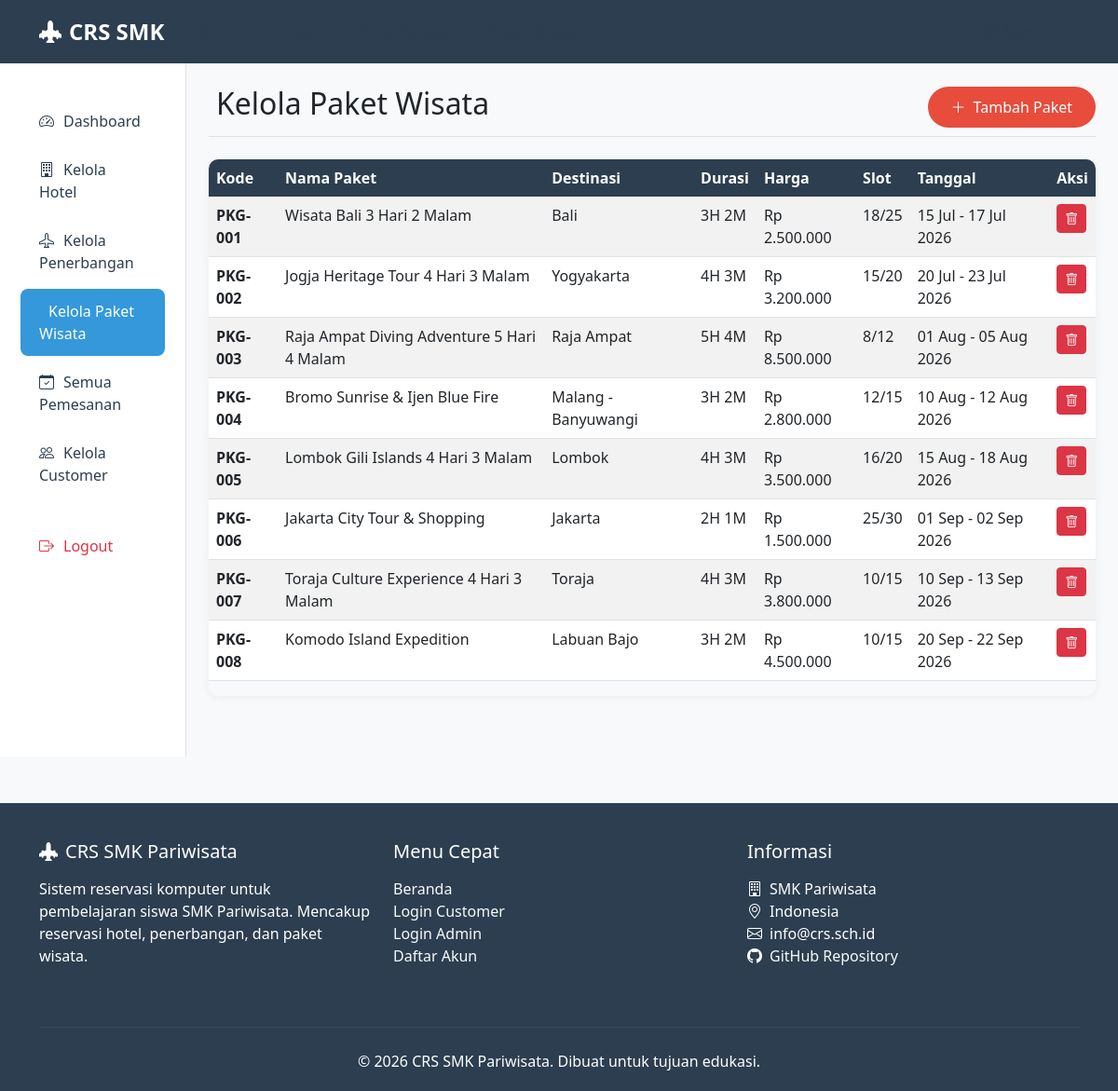
The page /admin/packages.php (signed in) on the database its author committed.
### tables this page shows
CREATE TABLE tour_packages (
    id INT AUTO_INCREMENT PRIMARY KEY,
    package_code VARCHAR(20) NOT NULL UNIQUE,
    name VARCHAR(100) NOT NULL,
    description TEXT,
    destination VARCHAR(100) NOT NULL,
    duration_days INT NOT NULL,
    duration_nights INT NOT NULL,
    itinerary TEXT,
    inclusions TEXT,
    exclusions TEXT,
    price_per_person DECIMAL(12,2) NOT NULL,
    max_participants INT DEFAULT 20,
    available_slots INT DEFAULT 20,
    start_date DATE,
    end_date DATE,
    meeting_point VARCHAR(255),
    guide_name VARCHAR(100),
    guide_phone VARCHAR(20),
    image_url VARCHAR(255),
    category ENUM('family', 'adventure', 'honeymoon', 'cultural', 'nature', 'educational') DEFAULT 'cultural',
    is_active TINYINT(1) DEFAULT 1,
    created_at TIMESTAMP DEFAULT CURRENT_TIMESTAMP,
    updated_at TIMESTAMP DEFAULT CURRENT_TIMESTAMP ON UPDATE CURRENT_TIMESTAMP
);

### includes/db_connect.php (called while the page is built, shortened)
<?php
function formatRupiah($amount) {
    return 'Rp ' . number_format($amount, 0, ',', '.');
}
?>

### admin/packages.php (the view, shortened to what this page needs)
<?php
require_once '../includes/db_connect.php';
require_once '../includes/header.php';
$packages = $conn->query("SELECT * FROM tour_packages ORDER BY created_at DESC");
?>
<div class="container-fluid">
    <div class="row">
        <nav class="col-md-2 d-none d-md-block sidebar">
            <div class="position-sticky pt-3">
                <ul class="nav flex-column">
                    <li class="nav-item"><a class="nav-link" href="index.php"><i class="bi bi-speedometer2"></i>Dashboard</a></li>
                    <li class="nav-item"><a class="nav-link" href="hotels.php"><i class="bi bi-building"></i>Kelola Hotel</a></li>
                    <li class="nav-item"><a class="nav-link" href="flights.php"><i class="bi bi-airplane"></i>Kelola Penerbangan</a></li>
                    <li class="nav-item"><a class="nav-link active" href="packages.php"><i class="bi bi-suitcase-lg"></i>Kelola Paket Wisata</a></li>
                    <li class="nav-item"><a class="nav-link" href="bookings.php"><i class="bi bi-calendar-check"></i>Semua Pemesanan</a></li>
                    <li class="nav-item"><a class="nav-link" href="customers.php"><i class="bi bi-people"></i>Kelola Customer</a></li>
                    <li class="nav-item mt-4"><a class="nav-link text-danger" href="logout.php"><i class="bi bi-box-arrow-right"></i>Logout</a></li>
                </ul>
            </div>
        </nav>
        <main class="col-md-10 ms-sm-auto px-md-4 py-4">
            <div class="d-flex justify-content-between flex-wrap flex-md-nowrap align-items-center pb-2 mb-4 border-bottom">
                <h1 class="h2"><i class="bi bi-suitcase-lg me-2"></i>Kelola Paket Wisata</h1>
                <button class="btn btn-custom" data-bs-toggle="modal" data-bs-target="#addPackageModal">
                    <i class="bi bi-plus-lg me-2"></i>Tambah Paket
                </button>
            </div>
            <div class="table-responsive">
                <table class="table table-striped table-hover">
                    <thead>
                        <tr>
                            <th>Kode</th>
                            <th>Nama Paket</th>
                            <th>Destinasi</th>
                            <th>Durasi</th>
                            <th>Harga</th>
                            <th>Slot</th>
                            <th>Tanggal</th>
                            <th>Aksi</th>
                        </tr>
                    </thead>
                    <tbody>
                        <?php while($package = $packages->fetch_assoc()): ?>
                        <tr>
                            <td><strong><?php echo $package['package_code']; ?></strong></td>
                            <td><?php echo $package['name']; ?></td>
                            <td><?php echo $package['destination']; ?></td>
                            <td><?php echo $package['duration_days']; ?>H <?php echo $package['duration_nights']; ?>M</td>
                            <td><?php echo formatRupiah($package['price_per_person']); ?></td>
                            <td><?php echo $package['available_slots']; ?>/<?php echo $package['max_participants']; ?></td>
                            <td><?php echo date('d M', strtotime($package['start_date'])); ?> - <?php echo date('d M Y', strtotime($package['end_date'])); ?></td>
                            <td>
                                <form method="POST" action="" class="d-inline" onsubmit="return confirm('Yakin ingin menghapus?');">
                                    <button type="submit" name="delete_package" class="btn btn-sm btn-danger">
                                        <i class="bi bi-trash"></i>
                                    </button>
                                </form>
                            </td>
                        </tr>
                        <?php endwhile; ?>
                    </tbody>
                </table>
            </div>
        </main>
    </div>
</div>
<?php require_once '../includes/footer.php'; ?>

### assets/css/style.css (style rules this page uses)
:root { --primary-color: #2c3e50; --secondary-color: #e74c3c; --accent-color: #3498db; --success-color: #27ae60; --warning-color: #f39c12; --light-bg: #f8f9fa; --dark-bg: #34495e; }
body { font-family: 'Segoe UI', Tahoma, Geneva, Verdana, sans-serif; background-color: var(--light-bg); min-height: 100vh; display: flex; flex-direction: column; }
main { flex: 1; }
.btn-custom { background: var(--secondary-color); color: white; border: none; padding: 10px 25px; border-radius: 25px; transition: all 0.3s; }
.sidebar { min-height: calc(100vh - 56px); background: white; border-right: 1px solid #dee2e6; padding-top: 20px; }
.sidebar .nav-link { color: var(--primary-color); padding: 12px 20px; border-radius: 8px; margin: 2px 10px; transition: all 0.3s; }
.sidebar .nav-link:hover, .sidebar .nav-link.active { background: var(--accent-color); color: white; }
.sidebar .nav-link i { margin-right: 10px; width: 20px; text-align: center; }
.table-responsive { border-radius: 10px; overflow: hidden; box-shadow: 0 2px 10px rgba(0,0,0,0.05); }
.table thead th { background: var(--primary-color); color: white; font-weight: 600; border: none; }

### includes/header.php (style rules this page uses)
:root { --primary-color: #2c3e50; --secondary-color: #e74c3c; --accent-color: #3498db; --light-bg: #f8f9fa; }
body { font-family: 'Segoe UI', Tahoma, Geneva, Verdana, sans-serif; background-color: var(--light-bg); }
.btn-custom { background: var(--secondary-color); color: white; border: none; padding: 10px 25px; border-radius: 25px; transition: all 0.3s; }
.sidebar { min-height: calc(100vh - 56px); background: white; border-right: 1px solid #dee2e6; }
.nav-link { color: var(--primary-color); padding: 12px 20px; border-radius: 8px; margin: 2px 10px; }
.nav-link:hover, .nav-link.active { background: var(--accent-color); color: white; }
.table-responsive { border-radius: 10px; overflow: hidden; }

### rows shown on the page
tour_packages: package_code "PKG-001", name "Wisata Bali 3 Hari 2 Malam", destination "Bali", duration_days "3", duration_nights "2", price_per_person "Rp 2.500.000", available_slots "18", max_participants "25", start_date "15 Jul", end_date "17 Jul 2026"
tour_packages: package_code "PKG-002", name "Jogja Heritage Tour 4 Hari 3 Malam", destination "Yogyakarta", duration_days "4", duration_nights "3", price_per_person "Rp 3.200.000", available_slots "15", max_participants "20", start_date "20 Jul", end_date "23 Jul 2026"
tour_packages: package_code "PKG-003", name "Raja Ampat Diving Adventure 5 Hari 4 Malam", destination "Raja Ampat", duration_days "5", duration_nights "4", price_per_person "Rp 8.500.000", available_slots "8", max_participants "12", start_date "01 Aug", end_date "05 Aug 2026"
tour_packages: package_code "PKG-004", name "Bromo Sunrise & Ijen Blue Fire", destination "Malang - Banyuwangi", duration_days "3", duration_nights "2", price_per_person "Rp 2.800.000", available_slots "12", max_participants "15", start_date "10 Aug", end_date "12 Aug 2026"
tour_packages: package_code "PKG-005", name "Lombok Gili Islands 4 Hari 3 Malam", destination "Lombok", duration_days "4", duration_nights "3", price_per_person "Rp 3.500.000", available_slots "16", max_participants "20", start_date "15 Aug", end_date "18 Aug 2026"
tour_packages: package_code "PKG-006", name "Jakarta City Tour & Shopping", destination "Jakarta", duration_days "2", duration_nights "1", price_per_person "Rp 1.500.000", available_slots "25", max_participants "30", start_date "01 Sep", end_date "02 Sep 2026"
tour_packages: package_code "PKG-007", name "Toraja Culture Experience 4 Hari 3 Malam", destination "Toraja", duration_days "4", duration_nights "3", price_per_person "Rp 3.800.000", available_slots "10", max_participants "15", start_date "10 Sep", end_date "13 Sep 2026"
tour_packages: package_code "PKG-008", name "Komodo Island Expedition", destination "Labuan Bajo", duration_days "3", duration_nights "2", price_per_person "Rp 4.500.000", available_slots "10", max_participants "15", start_date "20 Sep", end_date "22 Sep 2026"
